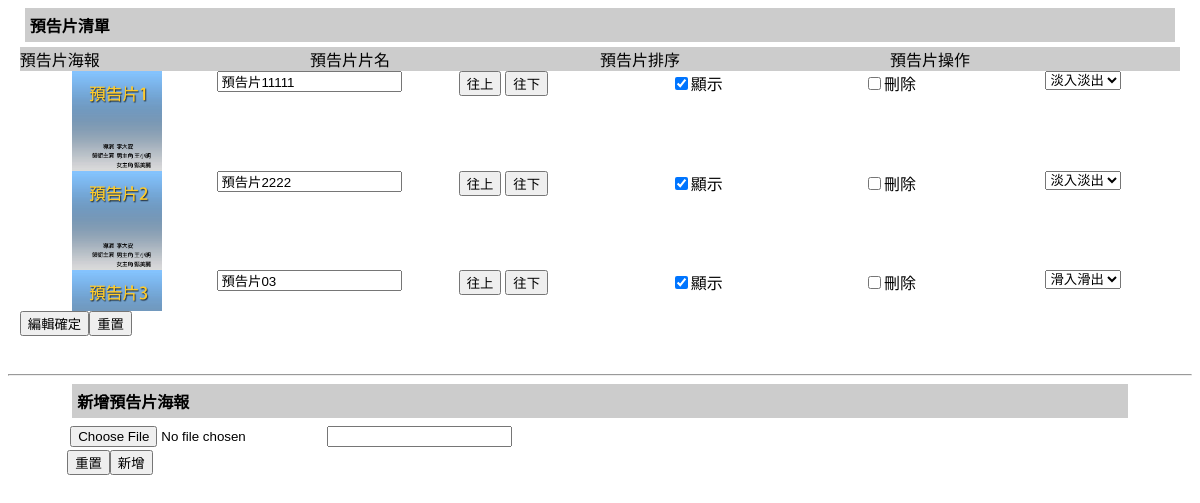
Page /backend/poster.php on the earlier database version.
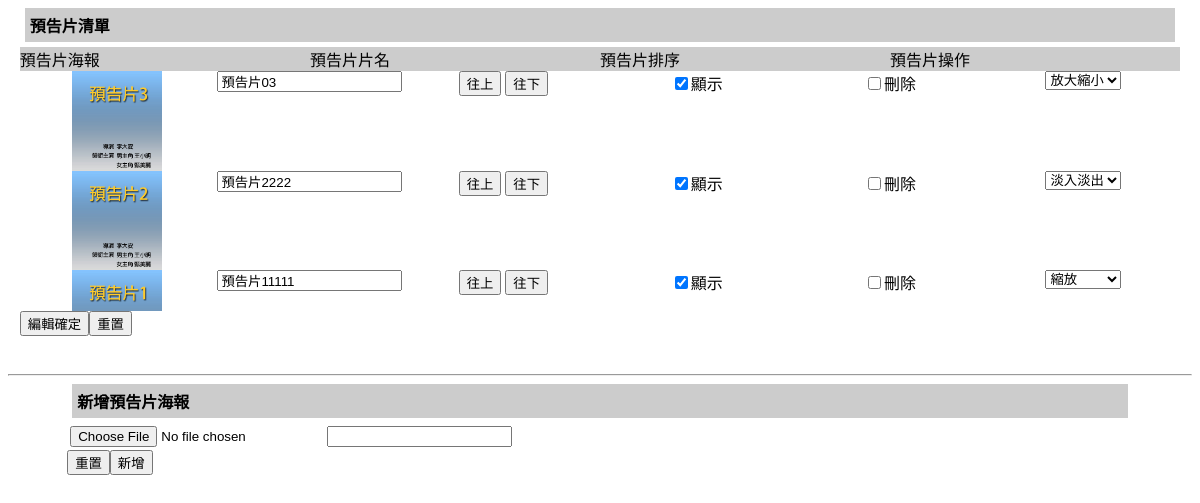
Same page on the later database version.
### tables this page shows
CREATE TABLE `poster` (
  `id` int(10) UNSIGNED NOT NULL,
  `path` text NOT NULL,
  `name` text NOT NULL,
  `rank` int(10) UNSIGNED NOT NULL,
  `sh` int(1) UNSIGNED NOT NULL,
  `ani` int(1) UNSIGNED NOT NULL
);

### base.php (called while the page is built, shortened)
<?php
class DB{
  private $dsn = "mysql:host=localhost;charset=utf8;dbname=db77";
  private $root = "root";
  private $password = "";
  private $table;
  private $pdo;
  public function __construct($table){
    $this->table = $table;
    $this->pdo = new PDO($this->dsn,$this->root,$this->password);
  }
  public function all(...$arg){
    $sql = "select * from `$this->table` ";
    if(!empty($arg[1])){
      $sql = $sql . $arg[1] ;
    }
    return $this->pdo->query($sql)->fetchAll();
  }
}
?>

### backend/poster.php (the view, shortened to what this page needs)
<form action="api/edit_poster.php" method="post">
    <div style="width:98%;margin:auto;height:350px;">
    <h4 class="ct">預告片清單</h4>
    <div class="header">
      <div>預告片海報</div>
      <div>預告片片名</div>
      <div>預告片排序</div>
      <div>預告片操作</div>
    </div>
    <div style="overflow:auto; height:240px;">
      <?php
      $db = new DB("poster");
      $rows = $db->all([]," order by `rank`");
      foreach ($rows as $k => $row) {
        $ischecked = ($row['sh'] == 1) ? "checked" : "";
        $prev = ($k != 0)?$rows[$k-1]['id']:$row['id'];
        $next = ($k != (count($rows)-1))?$rows[$k+1]['id']:$row['id'];;
      ?>
        <div class="row">
          <div><img style="width:90px;" src="img/<?= $row['path'] ?>"></div>
          <div><input type="text" name="name[]" value="<?= $row['name'] ?>"></div>
          <div>
            <button type="button" data-rank="<?= $row['id']."-". $prev ?>">往上</button>
            <button type="button" data-rank="<?= $row['id']."-". $next ?>">往下</button>
          </div>
          <div><input type="checkbox" name="sh[]" value="<?= $row['id'] ?>" <?= $ischecked ?>>顯示</div>
          <div><input type="checkbox" name="del[]" value="<?= $row['id'] ?>">刪除</div>
          <div>
            <select name="ani[]">
              <option value="1" <?= $row['ani']== "1" ? "selected" : ""; ?> >淡入淡出</option>
              <option value="2" <?= $row['ani']== "2" ? "selected" : ""; ?> >放大縮小</option>
              <option value="3" <?= $row['ani']== "3" ? "selected" : ""; ?> >滑入滑出</option>
              <option value="4" <?= $row['ani']== "4" ? "selected" : ""; ?> >縮放</option>
            </select>
          </div>
        </div>
      <?php
      }
      ?>
    </div>
    <div class="ct" ><input type="submit" value="編輯確定"><input type="reset" value="重置"></div>
  </div>
  </form>
  <hr>
  <form action="api/add_poster.php" method="post" enctype="multipart/form-data">
  <div style="width:90%;margin:auto;height:150px;">
    <h4 class="ct">新增預告片海報</h4>
    <table>
      <tr>
        <td width="50%"><input type="file" name="poster"></td>
        <td width="50%"><input type="text" name="name"></td>
      </tr>
    </table>
    <div class="ct"><input type="reset" value="重置"><input type="submit" value="新增"></div>
</form>

Differences in the rows shown:
changed poster "預告片03": ani "滑入滑出" → "放大縮小"; moves up the list
shown differently, row unchanged: poster "預告片2222": moves down the list
changed poster "預告片11111": ani "淡入淡出" → "縮放"
